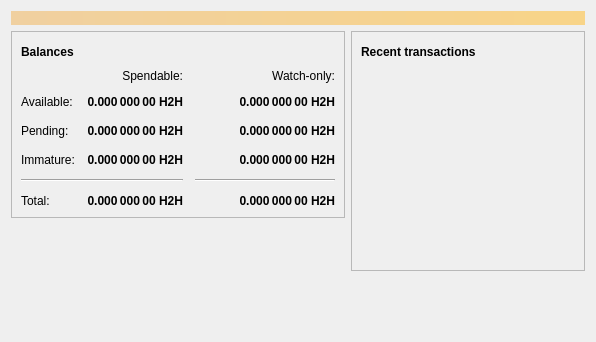
<?xml version="1.0" encoding="UTF-8"?>
<ui version="4.0">
 <class>OverviewPage</class>
 <widget class="QWidget" name="OverviewPage">
  <property name="geometry">
   <rect>
    <x>0</x>
    <y>0</y>
    <width>596</width>
    <height>342</height>
   </rect>
  </property>
  <property name="windowTitle">
   <string>Form</string>
  </property>
  <layout class="QVBoxLayout" name="topLayout">
   <item>
    <widget class="QLabel" name="labelAlerts">
     <property name="visible">
      <bool>false</bool>
     </property>
     <property name="styleSheet">
      <string notr="true">QLabel { background-color: qlineargradient(x1: 0, y1: 0, x2: 1, y2: 0, stop:0 #F0D0A0, stop:1 #F8D488); color:#000000; }</string>
     </property>
     <property name="wordWrap">
      <bool>true</bool>
     </property>
     <property name="margin">
      <number>3</number>
     </property>
     <property name="textInteractionFlags">
      <set>Qt::TextSelectableByMouse</set>
     </property>
    </widget>
   </item>
   <item>
    <layout class="QHBoxLayout" name="horizontalLayout" stretch="1,1">
     <item>
      <layout class="QVBoxLayout" name="verticalLayout_2">
       <item>
        <widget class="QFrame" name="frame">
         <property name="frameShape">
          <enum>QFrame::StyledPanel</enum>
         </property>
         <property name="frameShadow">
          <enum>QFrame::Raised</enum>
         </property>
         <layout class="QVBoxLayout" name="verticalLayout_4">
          <item>
           <layout class="QHBoxLayout" name="horizontalLayout_4">
            <item>
             <widget class="QLabel" name="label_5">
              <property name="font">
               <font>
                <weight>75</weight>
                <bold>true</bold>
               </font>
              </property>
              <property name="text">
               <string>Balances</string>
              </property>
             </widget>
            </item>
            <item>
             <widget class="QPushButton" name="labelWalletStatus">
              <property name="enabled">
               <bool>true</bool>
              </property>
              <property name="maximumSize">
               <size>
                <width>30</width>
                <height>16777215</height>
               </size>
              </property>
              <property name="toolTip">
               <string>The displayed information may be out of date. Your wallet automatically synchronizes with the H2hcoin network after a connection is established, but this process has not completed yet.</string>
              </property>
              <property name="text">
               <string/>
              </property>
              <property name="icon">
               <iconset resource="../h2hcoin.qrc">
                <normaloff>:/icons/warning</normaloff>
                <disabledoff>:/icons/warning</disabledoff>:/icons/warning</iconset>
              </property>
              <property name="iconSize">
               <size>
                <width>24</width>
                <height>24</height>
               </size>
              </property>
              <property name="flat">
               <bool>true</bool>
              </property>
             </widget>
            </item>
            <item>
             <spacer name="horizontalSpacer_3">
              <property name="orientation">
               <enum>Qt::Horizontal</enum>
              </property>
              <property name="sizeHint" stdset="0">
               <size>
                <width>40</width>
                <height>20</height>
               </size>
              </property>
             </spacer>
            </item>
           </layout>
          </item>
          <item>
           <layout class="QGridLayout" name="gridLayout">
            <property name="spacing">
             <number>12</number>
            </property>
            <item row="2" column="2">
             <widget class="QLabel" name="labelWatchPending">
              <property name="font">
               <font>
                <weight>75</weight>
                <bold>true</bold>
               </font>
              </property>
              <property name="cursor">
               <cursorShape>IBeamCursor</cursorShape>
              </property>
              <property name="toolTip">
               <string>Unconfirmed transactions to watch-only addresses</string>
              </property>
              <property name="text">
               <string notr="true">0.000 000 00 H2H</string>
              </property>
              <property name="alignment">
               <set>Qt::AlignRight|Qt::AlignTrailing|Qt::AlignVCenter</set>
              </property>
              <property name="textInteractionFlags">
               <set>Qt::LinksAccessibleByMouse|Qt::TextSelectableByKeyboard|Qt::TextSelectableByMouse</set>
              </property>
             </widget>
            </item>
            <item row="2" column="1">
             <widget class="QLabel" name="labelUnconfirmed">
              <property name="font">
               <font>
                <weight>75</weight>
                <bold>true</bold>
               </font>
              </property>
              <property name="cursor">
               <cursorShape>IBeamCursor</cursorShape>
              </property>
              <property name="toolTip">
               <string>Total of transactions that have yet to be confirmed, and do not yet count toward the spendable balance</string>
              </property>
              <property name="text">
               <string notr="true">0.000 000 00 H2H</string>
              </property>
              <property name="alignment">
               <set>Qt::AlignRight|Qt::AlignTrailing|Qt::AlignVCenter</set>
              </property>
              <property name="textInteractionFlags">
               <set>Qt::LinksAccessibleByMouse|Qt::TextSelectableByKeyboard|Qt::TextSelectableByMouse</set>
              </property>
             </widget>
            </item>
            <item row="3" column="2">
             <widget class="QLabel" name="labelWatchImmature">
              <property name="font">
               <font>
                <weight>75</weight>
                <bold>true</bold>
               </font>
              </property>
              <property name="cursor">
               <cursorShape>IBeamCursor</cursorShape>
              </property>
              <property name="toolTip">
               <string>Mined balance in watch-only addresses that has not yet matured</string>
              </property>
              <property name="text">
               <string notr="true">0.000 000 00 H2H</string>
              </property>
              <property name="alignment">
               <set>Qt::AlignRight|Qt::AlignTrailing|Qt::AlignVCenter</set>
              </property>
              <property name="textInteractionFlags">
               <set>Qt::LinksAccessibleByMouse|Qt::TextSelectableByKeyboard|Qt::TextSelectableByMouse</set>
              </property>
             </widget>
            </item>
            <item row="4" column="0" colspan="2">
             <widget class="Line" name="line">
              <property name="orientation">
               <enum>Qt::Horizontal</enum>
              </property>
             </widget>
            </item>
            <item row="4" column="2">
             <widget class="Line" name="lineWatchBalance">
              <property name="sizePolicy">
               <sizepolicy hsizetype="Preferred" vsizetype="Fixed">
                <horstretch>0</horstretch>
                <verstretch>0</verstretch>
               </sizepolicy>
              </property>
              <property name="minimumSize">
               <size>
                <width>140</width>
                <height>0</height>
               </size>
              </property>
              <property name="orientation">
               <enum>Qt::Horizontal</enum>
              </property>
             </widget>
            </item>
            <item row="5" column="0">
             <widget class="QLabel" name="labelTotalText">
              <property name="text">
               <string>Total:</string>
              </property>
             </widget>
            </item>
            <item row="3" column="1">
             <widget class="QLabel" name="labelImmature">
              <property name="font">
               <font>
                <weight>75</weight>
                <bold>true</bold>
               </font>
              </property>
              <property name="cursor">
               <cursorShape>IBeamCursor</cursorShape>
              </property>
              <property name="toolTip">
               <string>Mined balance that has not yet matured</string>
              </property>
              <property name="text">
               <string notr="true">0.000 000 00 H2H</string>
              </property>
              <property name="alignment">
               <set>Qt::AlignRight|Qt::AlignTrailing|Qt::AlignVCenter</set>
              </property>
              <property name="textInteractionFlags">
               <set>Qt::LinksAccessibleByMouse|Qt::TextSelectableByKeyboard|Qt::TextSelectableByMouse</set>
              </property>
             </widget>
            </item>
            <item row="2" column="3">
             <spacer name="horizontalSpacer_2">
              <property name="orientation">
               <enum>Qt::Horizontal</enum>
              </property>
              <property name="sizeHint" stdset="0">
               <size>
                <width>40</width>
                <height>20</height>
               </size>
              </property>
             </spacer>
            </item>
            <item row="3" column="0">
             <widget class="QLabel" name="labelImmatureText">
              <property name="text">
               <string>Immature:</string>
              </property>
             </widget>
            </item>
            <item row="5" column="1">
             <widget class="QLabel" name="labelTotal">
              <property name="font">
               <font>
                <weight>75</weight>
                <bold>true</bold>
               </font>
              </property>
              <property name="cursor">
               <cursorShape>IBeamCursor</cursorShape>
              </property>
              <property name="toolTip">
               <string>Your current total balance</string>
              </property>
              <property name="text">
               <string notr="true">0.000 000 00 H2H</string>
              </property>
              <property name="alignment">
               <set>Qt::AlignRight|Qt::AlignTrailing|Qt::AlignVCenter</set>
              </property>
              <property name="textInteractionFlags">
               <set>Qt::LinksAccessibleByMouse|Qt::TextSelectableByKeyboard|Qt::TextSelectableByMouse</set>
              </property>
             </widget>
            </item>
            <item row="5" column="2">
             <widget class="QLabel" name="labelWatchTotal">
              <property name="font">
               <font>
                <weight>75</weight>
                <bold>true</bold>
               </font>
              </property>
              <property name="cursor">
               <cursorShape>IBeamCursor</cursorShape>
              </property>
              <property name="toolTip">
               <string>Current total balance in watch-only addresses</string>
              </property>
              <property name="text">
               <string notr="true">0.000 000 00 H2H</string>
              </property>
              <property name="alignment">
               <set>Qt::AlignRight|Qt::AlignTrailing|Qt::AlignVCenter</set>
              </property>
              <property name="textInteractionFlags">
               <set>Qt::LinksAccessibleByMouse|Qt::TextSelectableByKeyboard|Qt::TextSelectableByMouse</set>
              </property>
             </widget>
            </item>
            <item row="0" column="2">
             <widget class="QLabel" name="labelWatchonly">
              <property name="text">
               <string>Watch-only:</string>
              </property>
              <property name="alignment">
               <set>Qt::AlignRight|Qt::AlignTrailing|Qt::AlignVCenter</set>
              </property>
             </widget>
            </item>
            <item row="1" column="0">
             <widget class="QLabel" name="labelBalanceText">
              <property name="text">
               <string>Available:</string>
              </property>
             </widget>
            </item>
            <item row="1" column="1">
             <widget class="QLabel" name="labelBalance">
              <property name="font">
               <font>
                <weight>75</weight>
                <bold>true</bold>
               </font>
              </property>
              <property name="cursor">
               <cursorShape>IBeamCursor</cursorShape>
              </property>
              <property name="toolTip">
               <string>Your current spendable balance</string>
              </property>
              <property name="text">
               <string notr="true">0.000 000 00 H2H</string>
              </property>
              <property name="alignment">
               <set>Qt::AlignRight|Qt::AlignTrailing|Qt::AlignVCenter</set>
              </property>
              <property name="textInteractionFlags">
               <set>Qt::LinksAccessibleByMouse|Qt::TextSelectableByKeyboard|Qt::TextSelectableByMouse</set>
              </property>
             </widget>
            </item>
            <item row="1" column="2">
             <widget class="QLabel" name="labelWatchAvailable">
              <property name="font">
               <font>
                <weight>75</weight>
                <bold>true</bold>
               </font>
              </property>
              <property name="cursor">
               <cursorShape>IBeamCursor</cursorShape>
              </property>
              <property name="toolTip">
               <string>Your current balance in watch-only addresses</string>
              </property>
              <property name="text">
               <string notr="true">0.000 000 00 H2H</string>
              </property>
              <property name="alignment">
               <set>Qt::AlignRight|Qt::AlignTrailing|Qt::AlignVCenter</set>
              </property>
              <property name="textInteractionFlags">
               <set>Qt::LinksAccessibleByMouse|Qt::TextSelectableByKeyboard|Qt::TextSelectableByMouse</set>
              </property>
             </widget>
            </item>
            <item row="2" column="0">
             <widget class="QLabel" name="labelPendingText">
              <property name="text">
               <string>Pending:</string>
              </property>
             </widget>
            </item>
            <item row="0" column="1">
             <widget class="QLabel" name="labelSpendable">
              <property name="text">
               <string>Spendable:</string>
              </property>
              <property name="alignment">
               <set>Qt::AlignRight|Qt::AlignTrailing|Qt::AlignVCenter</set>
              </property>
             </widget>
            </item>
           </layout>
          </item>
         </layout>
        </widget>
       </item>
       <item>
        <spacer name="verticalSpacer">
         <property name="orientation">
          <enum>Qt::Vertical</enum>
         </property>
         <property name="sizeHint" stdset="0">
          <size>
           <width>20</width>
           <height>40</height>
          </size>
         </property>
        </spacer>
       </item>
      </layout>
     </item>
     <item>
      <layout class="QVBoxLayout" name="verticalLayout_3">
       <item>
        <widget class="QFrame" name="frame_2">
         <property name="frameShape">
          <enum>QFrame::StyledPanel</enum>
         </property>
         <property name="frameShadow">
          <enum>QFrame::Raised</enum>
         </property>
         <layout class="QVBoxLayout" name="verticalLayout">
          <item>
           <layout class="QHBoxLayout" name="horizontalLayout_2">
            <item>
             <widget class="QLabel" name="label_4">
              <property name="font">
               <font>
                <weight>75</weight>
                <bold>true</bold>
               </font>
              </property>
              <property name="text">
               <string>Recent transactions</string>
              </property>
             </widget>
            </item>
            <item>
             <widget class="QPushButton" name="labelTransactionsStatus">
              <property name="enabled">
               <bool>true</bool>
              </property>
              <property name="maximumSize">
               <size>
                <width>30</width>
                <height>16777215</height>
               </size>
              </property>
              <property name="toolTip">
               <string>The displayed information may be out of date. Your wallet automatically synchronizes with the H2hcoin network after a connection is established, but this process has not completed yet.</string>
              </property>
              <property name="text">
               <string/>
              </property>
              <property name="icon">
               <iconset resource="../h2hcoin.qrc">
                <normaloff>:/icons/warning</normaloff>
                <disabledoff>:/icons/warning</disabledoff>:/icons/warning</iconset>
              </property>
              <property name="iconSize">
               <size>
                <width>24</width>
                <height>24</height>
               </size>
              </property>
              <property name="flat">
               <bool>true</bool>
              </property>
             </widget>
            </item>
            <item>
             <spacer name="horizontalSpacer">
              <property name="orientation">
               <enum>Qt::Horizontal</enum>
              </property>
              <property name="sizeHint" stdset="0">
               <size>
                <width>40</width>
                <height>20</height>
               </size>
              </property>
             </spacer>
            </item>
           </layout>
          </item>
          <item>
           <widget class="QListView" name="listTransactions">
            <property name="styleSheet">
             <string notr="true">QListView { background: transparent; }</string>
            </property>
            <property name="frameShape">
             <enum>QFrame::NoFrame</enum>
            </property>
            <property name="verticalScrollBarPolicy">
             <enum>Qt::ScrollBarAlwaysOff</enum>
            </property>
            <property name="horizontalScrollBarPolicy">
             <enum>Qt::ScrollBarAlwaysOff</enum>
            </property>
            <property name="selectionMode">
             <enum>QAbstractItemView::NoSelection</enum>
            </property>
           </widget>
          </item>
         </layout>
        </widget>
       </item>
       <item>
        <spacer name="verticalSpacer_2">
         <property name="orientation">
          <enum>Qt::Vertical</enum>
         </property>
         <property name="sizeHint" stdset="0">
          <size>
           <width>20</width>
           <height>40</height>
          </size>
         </property>
        </spacer>
       </item>
      </layout>
     </item>
    </layout>
   </item>
  </layout>
 </widget>
 <resources/>
 <connections/>
</ui>
